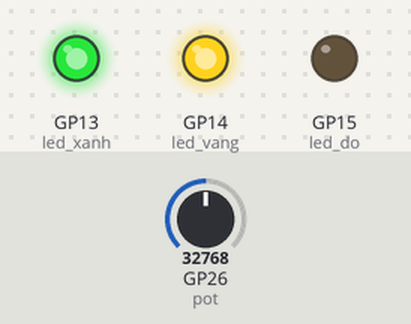
A program run on a simulated Raspberry Pi Pico running MicroPython. On the bench: output pins drawn as LEDs (lit = HIGH). The test bench sets the inputs (shaded band); at power-on: GP26 (pot) = 32768 (analog values on the 0–65535 scale). What the program prints to the serial console is not drawn.

Above: at 1.2 s.
1.3 s: GP26 (pot) set to 42672
3.2 s: GP26 (pot) set to 43872
At 5.2 s:
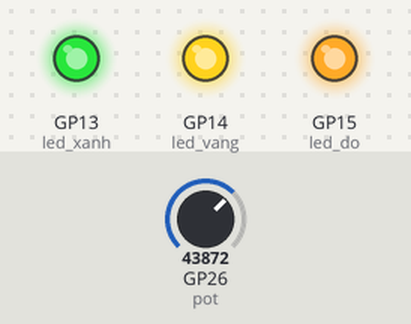
5.5 s: GP26 (pot) set to 19660
At 6.9 s:
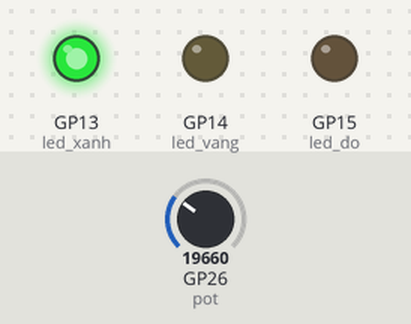
7.5 s: GP26 (pot) set to 20960
9.2 s: GP26 (pot) set to 22224
At 11.2 s:
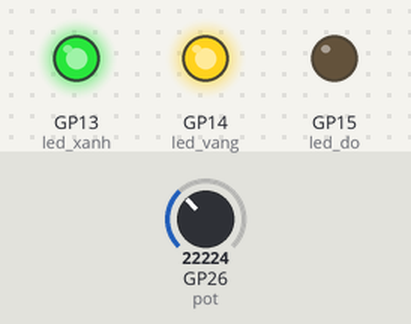
11.5 s: GP26 (pot) set to 7864
At 12.8 s:
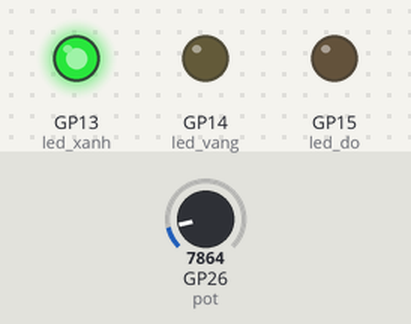
Timing chart, 0 to 14.5 s (numbered marks = the images above; inputs shaded):
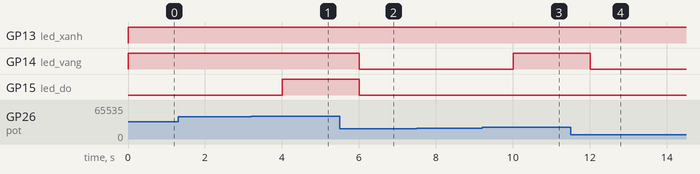

Measured:
- the behaviour switches between 43248 and 43264 on GP26 (pot) (found by bisection; images 0 and 1)
- the behaviour switches between 21616 and 21632 on GP26 (pot) (found by bisection; images 2 and 3)
- after the input at 3.2 s, GP15 (led_do): LOW → HIGH after 0.80 s
- after the input at 5.5 s, GP14 (led_vang), GP15 (led_do): HIGH → LOW after 0.50 s
- after the input at 9.2 s, GP14 (led_vang): LOW → HIGH after 0.81 s
- after the input at 11.5 s, GP14 (led_vang): HIGH → LOW after 0.51 s

The program:

pot_led.py
```python
# Potentiometer + LED 3 mức — MicroPython (Wokwi — Raspberry Pi Pico)
# Tác giả: Phạm Thanh Sang — N23DCCI064
# Mô tả: Đọc ADC từ biến trở, bật LED theo 3 mức THẤP/TB/CAO

from machine import Pin, ADC
import time

# Khởi tạo ADC (GP26) và 3 LED
pot = ADC(Pin(26))
led_do = Pin(15, Pin.OUT)
led_vang = Pin(14, Pin.OUT)
led_xanh = Pin(13, Pin.OUT)

print("=== POTENTIOMETER + LED 3 MỨC ===")

while True:
    raw = pot.read_u16()
    pct = raw / 65535 * 100

    # Tắt hết LED trước
    led_do.value(0)
    led_vang.value(0)
    led_xanh.value(0)

    if pct < 33:
        led_xanh.value(1)
        muc = "THẤP"
    elif pct < 66:
        led_xanh.value(1)
        led_vang.value(1)
        muc = "TRUNG BÌNH"
    else:
        led_xanh.value(1)
        led_vang.value(1)
        led_do.value(1)
        muc = "CAO"

    print(f"ADC: {raw} ({pct:.1f}%) — Mức: {muc}")
    time.sleep(1)
```
